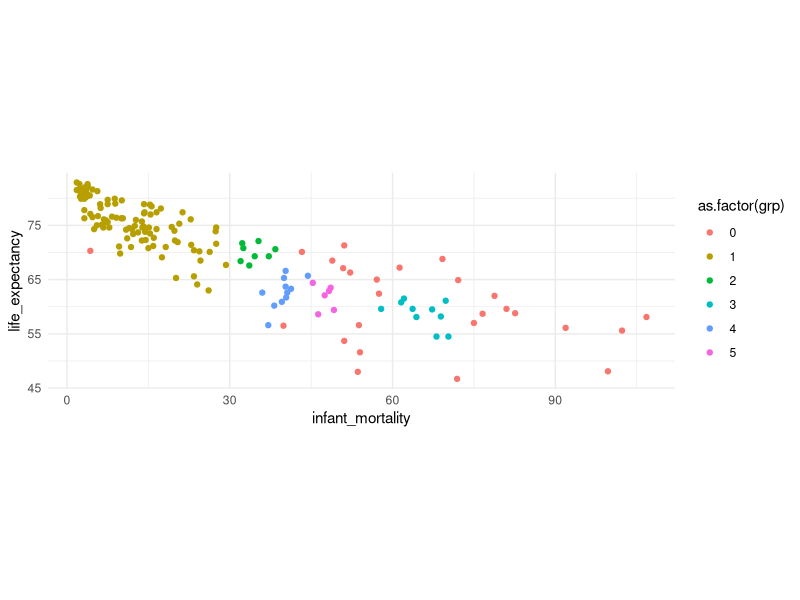
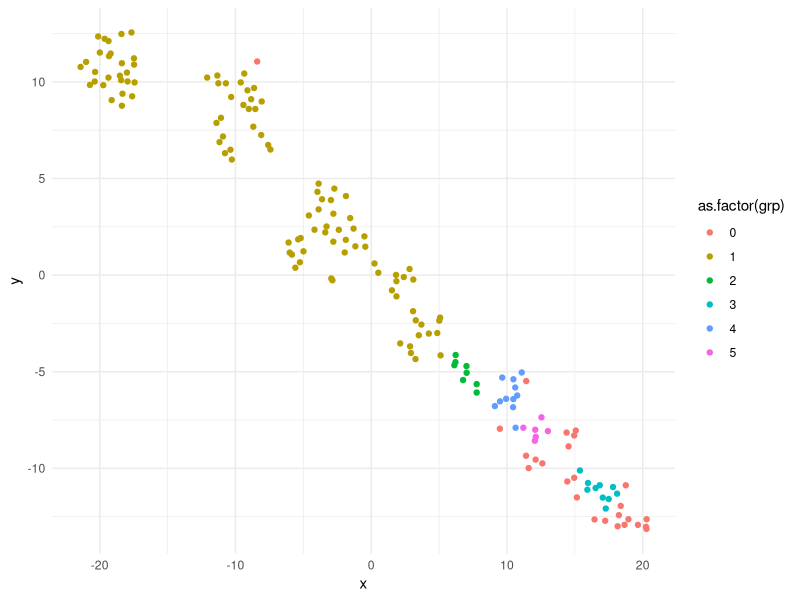
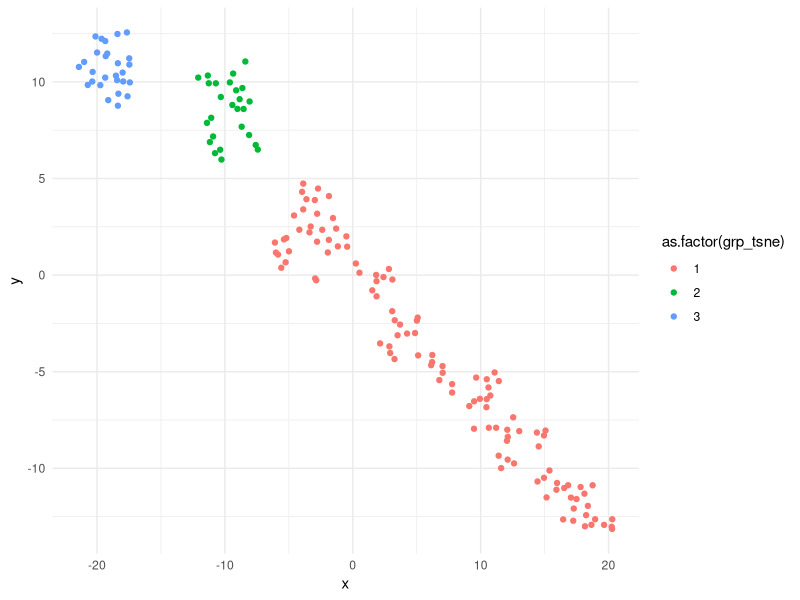
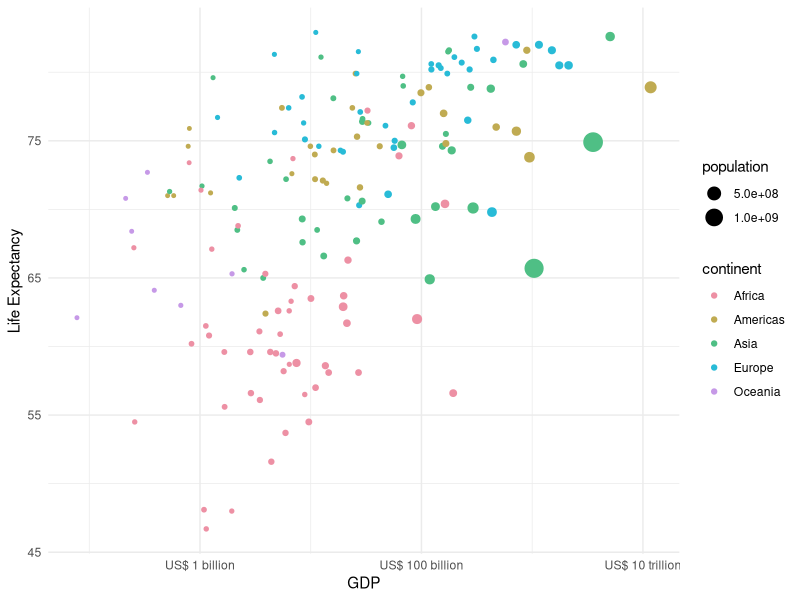

Write R code to recreate these figures, in order.
library(tidyverse)
library(dbscan)
library(dslabs)
library(Rtsne)
library(colorspace)

datagap <- dslabs::gapminder %>% filter(
  year == 2011) %>%
  na.omit() %>%
  mutate(
    gdp_million = gdp/1000000,
    log_gdp = log10(gdp)
  ) %>%
  unique()

skimr::skim(datagap)

data_selected <- datagap %>% select(
  country, infant_mortality, life_expectancy
) 

dups <- data_selected %>% select(-country) %>% duplicated() 

data_dup <- data_selected %>% mutate(dups = dups) %>% filter(dups == TRUE)

data_selected_mod <- data_selected %>%
  mutate(infant_mortality = ifelse(country %in% c("Israel", "South Korea"), infant_mortality + 0.1, infant_mortality)) %>%
  select(-country) %>%
  as.matrix()

clust <- dbscan::dbscan(data_selected_mod, eps = 4)

data_tsne <- data_selected_mod %>%
  Rtsne::normalize_input() %>%
  Rtsne::Rtsne(perplexity = 20)

datagap_vis <- datagap %>%
  mutate(
    grp = clust$cluster,
    x = data_tsne$Y[,1],
    y = data_tsne$Y[,2])

ggplot(datagap_vis, aes(x = infant_mortality, life_expectancy)) + 
  geom_point(aes(color = as.factor(grp))) +
  coord_fixed() +
  theme_minimal()

ggplot(datagap_vis, aes(x = x, y = y)) + 
  geom_point(aes(color = as.factor(grp))) +
  theme_minimal()

clust_tsne <- datagap_vis %>% select(x, y) %>% as.matrix() %>% dbscan::dbscan(eps = 3)

datagap_vis$grp_tsne <- clust_tsne$cluster

ggplot(datagap_vis, aes(x = x, y = y)) + 
  geom_point(aes(color = as.factor(grp_tsne))) +
  theme_minimal()


ggplot(datagap, aes(x = gdp_million, y = life_expectancy, size = population, color = continent)) + 
  geom_point() +
  scale_x_log10(breaks = c(1e3, 1e5, 1e7), labels = c("US$ 1 billion", "US$ 100 billion", "US$ 10 trillion")) + #scales::number_format(big.mark = ".")) +
  scale_color_discrete_qualitative(palette = "Set 2") +
  labs(x = "GDP", y = "Life Expectancy") +
  theme_minimal()
